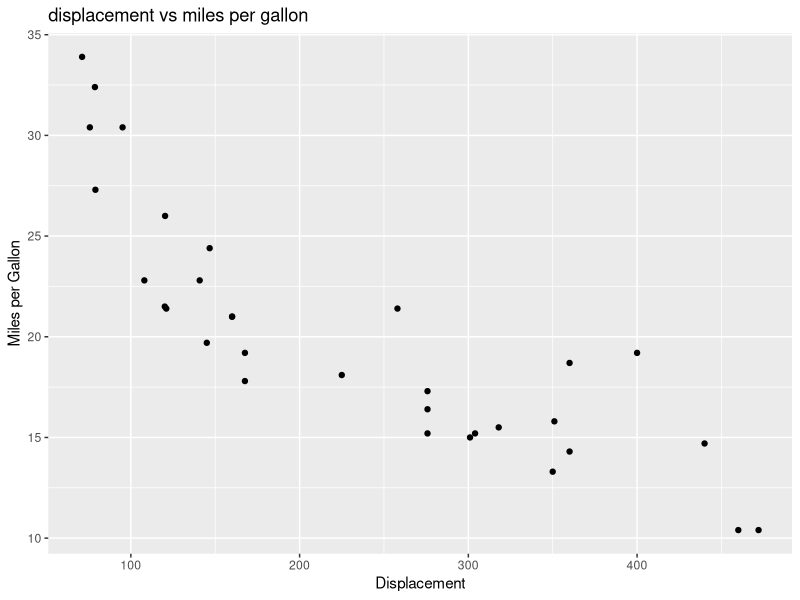
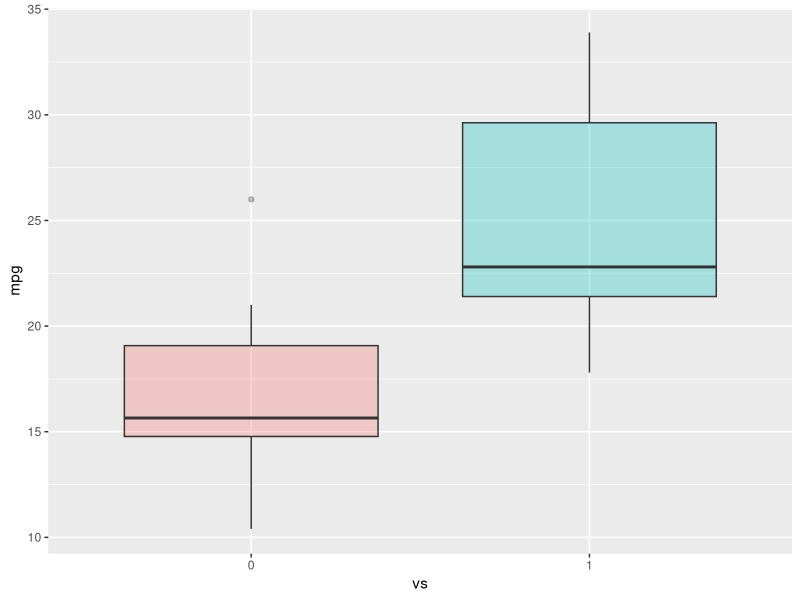
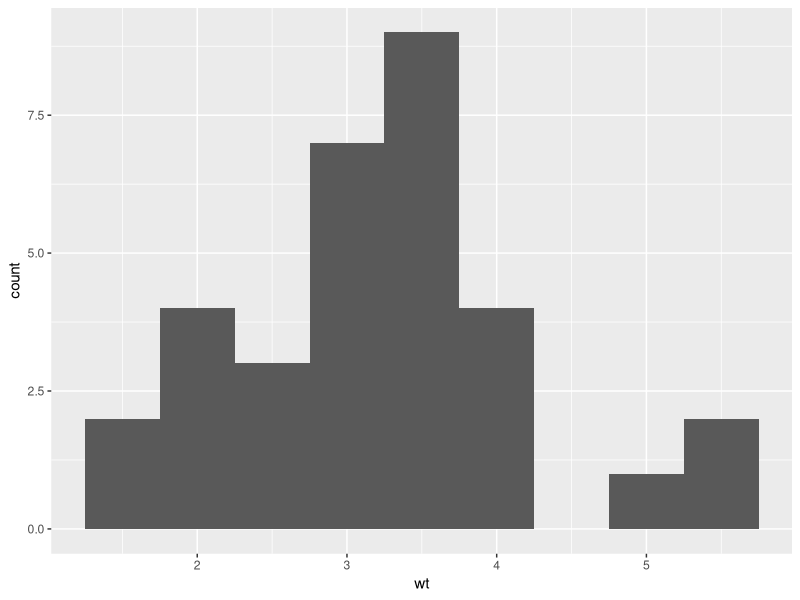

Reproduce these figures in R, in order.
library(datasets)

# Load data
data(mtcars)

# see first 5 rows
head(mtcars, 5)

# get info about variables
?mtcars

#load ggplot package
library(ggplot2)

#create a scatterplot of displacement (disp) and miles per gallon (mpg)
ggplot(aes(x=disp,y=mpg,),data=mtcars)+geom_point()+ggtitle("displacement vs miles per gallon") + labs(x = "Displacement", y = "Miles per Gallon")

#make vs a factor
mtcars$vs <- as.factor(mtcars$vs)

#create boxplot of the distribution for v-shaped and straight Engine
ggplot(aes(x=vs, y=mpg, fill = vs), data = mtcars) + 
  geom_boxplot(alpha=0.3) +
  theme(legend.position="none")

#create histogram of weight
ggplot(aes(x=wt),data=mtcars) + geom_histogram(binwidth=0.5)